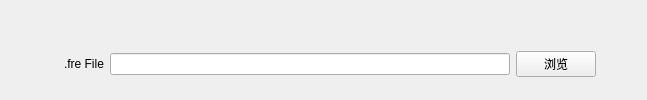
      <widget class="QWidget" name="page">
       <layout class="QGridLayout" name="gridLayout_2">
        <item row="2" column="2">
         <widget class="QWidget" name="widget_15" native="true">
          <property name="styleSheet">
           <string notr="true">border：1px solid;</string>
          </property>
          <widget class="QRadioButton" name="radioButton">
           <property name="geometry">
            <rect>
             <x>90</x>
             <y>70</y>
             <width>101</width>
             <height>16</height>
            </rect>
           </property>
           <property name="text">
            <string>水面船体</string>
           </property>
           <property name="checked">
            <bool>true</bool>
           </property>
          </widget>
          <widget class="QRadioButton" name="radioButton_2">
           <property name="geometry">
            <rect>
             <x>90</x>
             <y>100</y>
             <width>91</width>
             <height>16</height>
            </rect>
           </property>
           <property name="text">
            <string>水面甲板</string>
           </property>
          </widget>
          <widget class="QRadioButton" name="radioButton_3">
           <property name="geometry">
            <rect>
             <x>90</x>
             <y>130</y>
             <width>101</width>
             <height>16</height>
            </rect>
           </property>
           <property name="text">
            <string>潜艇船体</string>
           </property>
          </widget>
          <widget class="QRadioButton" name="radioButton_4">
           <property name="geometry">
            <rect>
             <x>90</x>
             <y>160</y>
             <width>91</width>
             <height>16</height>
            </rect>
           </property>
           <property name="text">
            <string>潜艇甲板</string>
           </property>
          </widget>
          <widget class="QLabel" name="label_87">
           <property name="geometry">
            <rect>
             <x>10</x>
             <y>40</y>
             <width>111</width>
             <height>16</height>
            </rect>
           </property>
           <property name="text">
            <string>管系所在位置:</string>
           </property>
          </widget>
          <widget class="QPushButton" name="save_conf">
           <property name="geometry">
            <rect>
             <x>210</x>
             <y>190</y>
             <width>100</width>
             <height>23</height>
            </rect>
           </property>
           <property name="minimumSize">
            <size>
             <width>20</width>
             <height>20</height>
            </size>
           </property>
           <property name="maximumSize">
            <size>
             <width>100</width>
             <height>16777215</height>
            </size>
           </property>
           <property name="text">
            <string>配置文件</string>
           </property>
          </widget>
         </widget>
        </item>
        <item row="1" column="3">
         <spacer name="horizontalSpacer">
          <property name="orientation">
           <enum>Qt::Horizontal</enum>
          </property>
          <property name="sizeHint" stdset="0">
           <size>
            <width>40</width>
            <height>20</height>
           </size>
          </property>
         </spacer>
        </item>
        <item row="1" column="2">
         <layout class="QHBoxLayout" name="horizontalLayout_8">
          <item>
           <widget class="QLabel" name="label_2">
            <property name="text">
             <string>.fre File</string>
            </property>
           </widget>
          </item>
          <item>
           <widget class="QLineEdit" name="lineEdit_6">
            <property name="minimumSize">
             <size>
              <width>400</width>
              <height>20</height>
             </size>
            </property>
           </widget>
          </item>
          <item>
           <widget class="QPushButton" name="conf_data">
            <property name="styleSheet">
             <string notr="true"/>
            </property>
            <property name="text">
             <string>浏览</string>
            </property>
           </widget>
          </item>
         </layout>
        </item>
        <item row="1" column="0">
         <widget class="QLabel" name="label_9">
          <property name="text">
           <string/>
          </property>
         </widget>
        </item>
        <item row="0" column="2">
         <spacer name="verticalSpacer_7">
          <property name="orientation">
           <enum>Qt::Vertical</enum>
          </property>
          <property name="sizeType">
           <enum>QSizePolicy::Fixed</enum>
          </property>
          <property name="sizeHint" stdset="0">
           <size>
            <width>20</width>
            <height>40</height>
           </size>
          </property>
         </spacer>
        </item>
        <item row="1" column="1">
         <spacer name="horizontalSpacer_2">
          <property name="orientation">
           <enum>Qt::Horizontal</enum>
          </property>
          <property name="sizeType">
           <enum>QSizePolicy::Fixed</enum>
          </property>
          <property name="sizeHint" stdset="0">
           <size>
            <width>40</width>
            <height>20</height>
           </size>
          </property>
         </spacer>
        </item>
       </layout>
      </widget>
